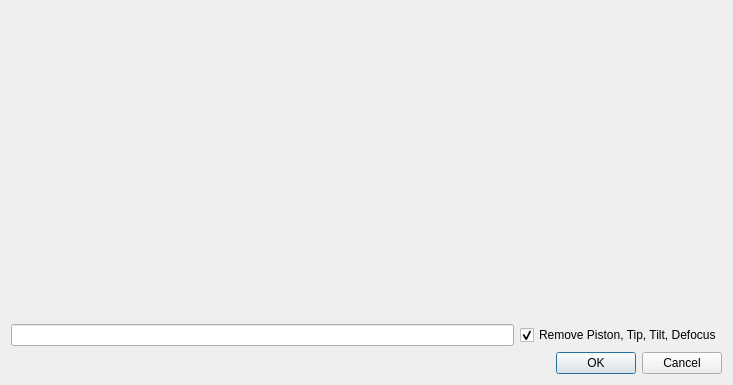
<?xml version="1.0" encoding="UTF-8"?>
<ui version="4.0">
 <class>Dialog</class>
 <widget class="QDialog" name="Dialog">
  <property name="windowModality">
   <enum>Qt::WindowModal</enum>
  </property>
  <property name="geometry">
   <rect>
    <x>0</x>
    <y>0</y>
    <width>733</width>
    <height>385</height>
   </rect>
  </property>
  <property name="windowTitle">
   <string>Zernike fit results</string>
  </property>
  <layout class="QVBoxLayout" name="verticalLayout">
   <item>
    <layout class="QHBoxLayout" name="horizontalLayout">
     <item>
      <widget class="MatplotlibWidget" name="mplwidget"/>
     </item>
    </layout>
   </item>
   <item>
    <layout class="QGridLayout" name="gridLayout">
     <item row="0" column="1">
      <widget class="QCheckBox" name="checkBoxRemovePTTD">
       <property name="text">
        <string>Remove Piston, Tip, Tilt, Defocus</string>
       </property>
       <property name="checked">
        <bool>true</bool>
       </property>
      </widget>
     </item>
     <item row="0" column="0">
      <widget class="QLineEdit" name="lineEditCoefficients">
       <property name="readOnly">
        <bool>true</bool>
       </property>
      </widget>
     </item>
    </layout>
   </item>
   <item>
    <widget class="QDialogButtonBox" name="buttonBox">
     <property name="orientation">
      <enum>Qt::Horizontal</enum>
     </property>
     <property name="standardButtons">
      <set>QDialogButtonBox::Cancel|QDialogButtonBox::Ok</set>
     </property>
    </widget>
   </item>
  </layout>
 </widget>
 <customwidgets>
  <customwidget>
   <class>MatplotlibWidget</class>
   <extends>QWidget</extends>
   <header>matplotlibwidget</header>
  </customwidget>
 </customwidgets>
 <resources/>
 <connections>
  <connection>
   <sender>buttonBox</sender>
   <signal>accepted()</signal>
   <receiver>Dialog</receiver>
   <slot>accept()</slot>
   <hints>
    <hint type="sourcelabel">
     <x>248</x>
     <y>254</y>
    </hint>
    <hint type="destinationlabel">
     <x>157</x>
     <y>274</y>
    </hint>
   </hints>
  </connection>
  <connection>
   <sender>buttonBox</sender>
   <signal>rejected()</signal>
   <receiver>Dialog</receiver>
   <slot>reject()</slot>
   <hints>
    <hint type="sourcelabel">
     <x>316</x>
     <y>260</y>
    </hint>
    <hint type="destinationlabel">
     <x>286</x>
     <y>274</y>
    </hint>
   </hints>
  </connection>
 </connections>
</ui>
